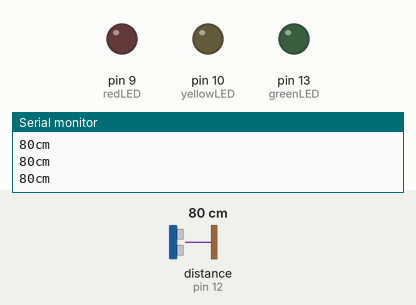
Simulated run of this sketch. Board: Arduino Uno, built with avr-gcc and run on an emulated ATmega328P. Shown: output pins drawn as LEDs (lit = HIGH), the last lines printed to the serial monitor. Wiring (inferred from the names in the program): ultrasonic range finder: trigger pin 11; echo pin 12. Inputs (shaded band) come from the test bench; at power-on: distance to the obstacle (sensor on pin 12) 80 cm. The echo pulse lasts 58.3 µs per cm; pins used as bus, display or sensor lines are not drawn.

Above: at 1.2 s.
1.3 s: distance to the obstacle (sensor on pin 12) set to 38 cm
2.8 s: distance to the obstacle (sensor on pin 12) set to 31 cm
At 3.2 s:
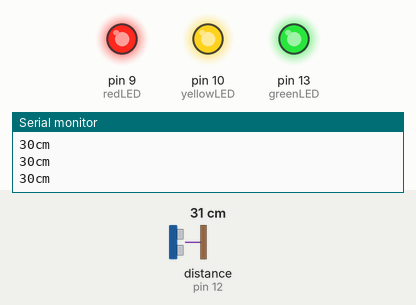
4.4 s: distance to the obstacle (sensor on pin 12) set to 60 cm
At 5.6 s:
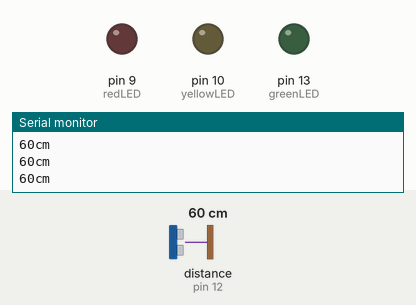
5.9 s: distance to the obstacle (sensor on pin 12) set to 2 cm
At 7.3 s:
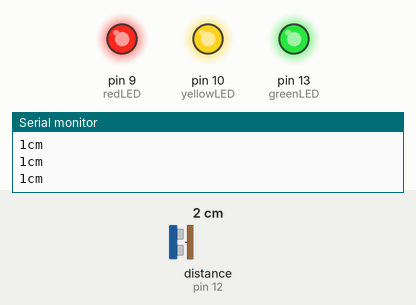
Timing chart, 0 to 8.4 s (numbered marks = the images above; inputs shaded):
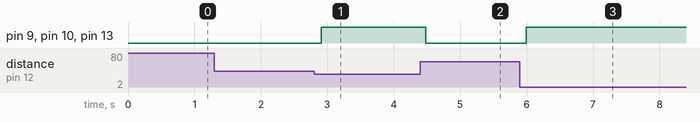

Measured:
- the behaviour switches between 36 and 35 cm on distance to the obstacle (sensor on pin 12) (found by bisection; images 0 and 1)
- after the input at 2.8 s, pin 9 (redLED), pin 10 (yellowLED), pin 13 (greenLED): LOW → HIGH after 0.11 s
- after the input at 4.4 s, pin 9 (redLED), pin 10 (yellowLED), pin 13 (greenLED): HIGH → LOW after 0.08 s
- after the input at 5.9 s, pin 9 (redLED), pin 10 (yellowLED), pin 13 (greenLED): LOW → HIGH after 0.09 s

The sketch:

UltrasonicLEDsPractice.ino
```cpp
/*
 * https://randomnerdtutorials.com
 * Complete Guide for Ultrasonic Sensor HC-SR04
    Ultrasonic sensor Pins:
        VCC: +5VDC
        Trig : Trigger (INPUT) - Pin11
        Echo: Echo (OUTPUT) - Pin 12
        GND: GND
 */
int trigPin = 11;    // Trigger connected to pin 11
int echoPin = 12;    // Echo connected to pin 12
long duration, cm; //setup distance variables
int greenLED = LED_BUILTIN; //green LED, connected to builtin led
int yellowLED = 10; //yellow LED, connected to pin 10
int redLED = 9; //red LED, connected to pin 9

void setup() {
  Serial.begin (9600);
  //Define inputs and outputs
  pinMode(trigPin, OUTPUT);
  pinMode(echoPin, INPUT);
  pinMode(greenLED, OUTPUT); //setup green LED power pin
  pinMode(redLED, OUTPUT); //setup red LED power pin
  pinMode(yellowLED, OUTPUT); //setup yellow LED power pin
}

void loop() {
  // The sensor is triggered by a HIGH pulse of 10 or more microseconds. Give a short LOW pulse beforehand to ensure a clean HIGH pulse:
  digitalWrite(trigPin, LOW);
  delayMicroseconds(5);
  digitalWrite(trigPin, HIGH);
  delayMicroseconds(10);
  digitalWrite(trigPin, LOW);
  // Read the signal from the sensor: a HIGH pulse whose duration is the time (in microseconds) from the sending
  // of the ping to the reception of its echo off of an object.
  pinMode(echoPin, INPUT);
  duration = pulseIn(echoPin, HIGH);
  // Convert time into a distance
  cm = (duration/2) / 29.1;     // Divide by 29.1 or multiply by 0.0343

  // serial monitor debugging
  Serial.print(cm);
  Serial.print("cm");
  Serial.println();

  delay(50);

//light up LEDs based on distance
 if (cm <= 35) {
    digitalWrite(yellowLED, HIGH); //turn off yellow LED
    digitalWrite(greenLED, HIGH); //turn off green LED
    digitalWrite(redLED, HIGH); //turn off red LED
  } else {
    digitalWrite(yellowLED, LOW); //turn off yellow LED
    digitalWrite(greenLED, LOW); //turn off green LED
    digitalWrite(redLED, LOW); //turn off red LED
  }
  delay(30);

}
```
